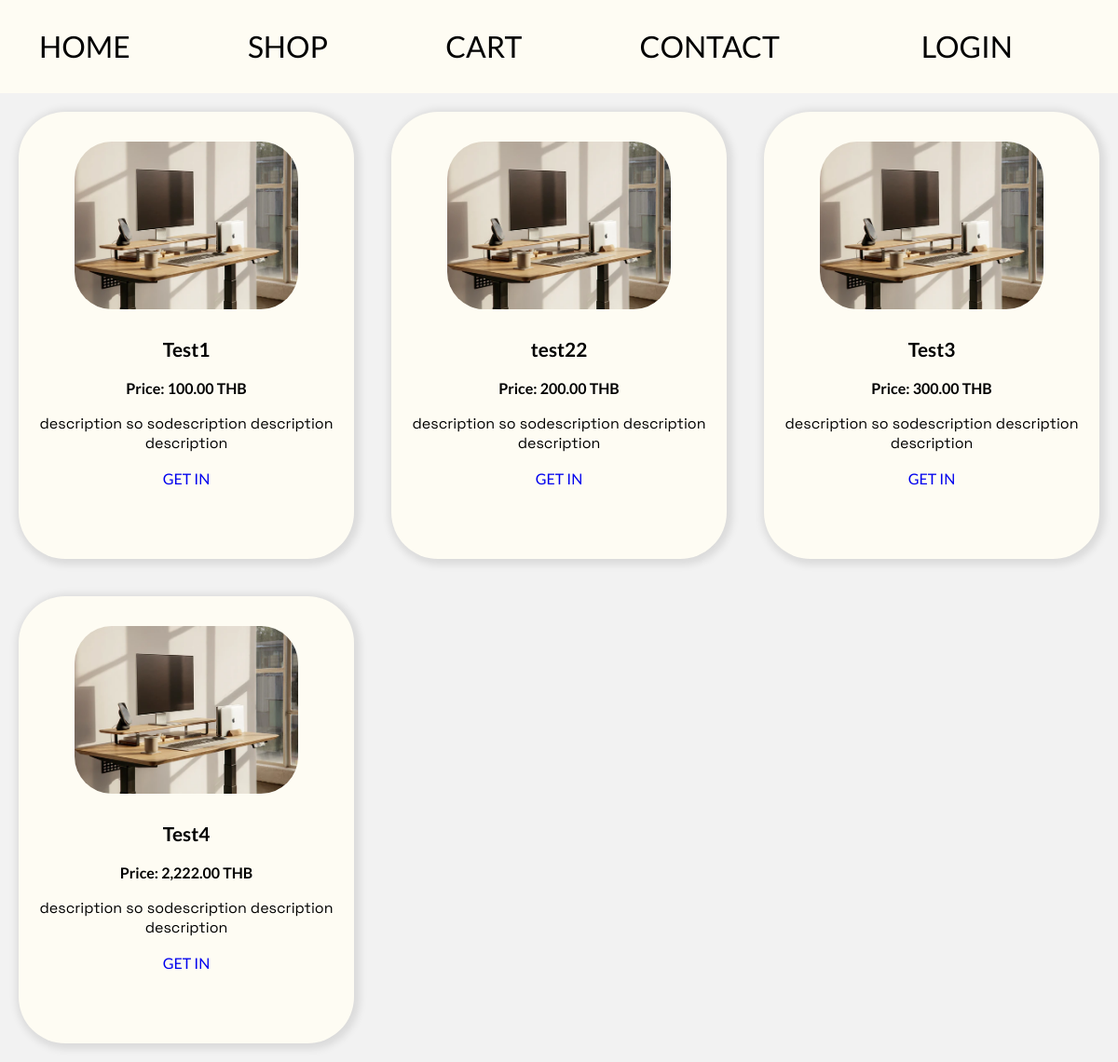
The page /shop.php on the database its author committed.
### tables this page shows
CREATE TABLE `product` (
  `id` int(11) NOT NULL,
  `product_name` varchar(20) NOT NULL,
  `product_price` int(20) NOT NULL,
  `product_desc` varchar(500) NOT NULL,
  `code` varchar(255) NOT NULL,
  `city` varchar(255) NOT NULL,
  `img` longblob NOT NULL,
  `vendor` varchar(500) NOT NULL
);

### shop.php (the view, shortened to what this page needs)
<?php
require "header_index.php";
?>
<html>
    <head>
<link rel="stylesheet" href="css/shop.css">
    </head>
    <body>
        <main>
            <?php
            $query = "SELECT * FROM product order by id ASC  ";
            $result = mysqli_query($connect, $query);
            while($row =mysqli_fetch_assoc($result)){?>
            <div class="product-box">
                <img src="image/1.webp" alt="">
                <h1> <?php echo$row['product_name']; ?></h1>
                <div class="price"> Price: <?php echo number_format($row['product_price'],2)?> THB</div>
                <div class="desc">description
                    so sodescription description description</div>
                    <div class="add"><a href="product.php?id=<?php echo$row['id'] ?>">GET IN</a></div>
            </div><?php } ?>
        </main>
    </body>
</html>

### header_index.php (shortened to what this page needs)
<html>
    <head>
    <link rel="stylesheet" href="css/header_indexx.css">
    <link rel="stylesheet" href="header_indexx.css">
    </head>
    <form action="#">
        <body>
            <header >
            <nav>
                <ul>
                <li><a  class="active" href="Homepage.php">HOME</a></li>
                <li><a class="active"href="shop.php">SHOP</a></li>
                <li><a href="cart.php?id=0&action=non">CART</a></li>
                <li><a class="active" href="contact.php">CONTACT</a></li>
                    <li><a href="#">
                    <?php
                    if(isset($_SESSION['username'])){
                    echo "<li><a href='profile.php'> Profile";
                    echo "</a></li>";
                    }
                    else{
                        echo "<a href='login.php'>LOGIN</a>";
                    }
                    ?>
                </a></li>
                </ul>
            </header>
        </body>
    </form>
</html>

### css/header_indexx.css (style rules this page uses)
body { background-color: #F2F2F2; font-family: 'Space Grotesk', sans-serif; height: 10vh; }
* { padding: 0; margin: 0; text-decoration: none; list-style: none; box-sizing: border-box; }
nav { background: #FEFCF3; height: 100px; width: 100%; }
nav ul { float: right; margin-right: 50px; justify-content: space-around; display: flex; }
nav ul li { display: inline-block; line-height: 200px; margin: -50px 50px; font-weight: 400; font-size: 2rem; list-style: none; }
nav ul li a { color: black; padding: 7px 13px; border-radius: 3px; text-transform: uppercase; }

### css/shop.css (style rules this page uses)
* { font-family: 'Lato', sans-serif; margin: 0; box-sizing: border-box; }
main { display: grid; grid-template-columns: 1fr 1fr 1fr; animation: fadeIn 2s ; }
.product-box { display: flex; flex-direction: column; min-height: 60vh; align-items: center; background-color: #FEFCF3; border-radius: 50px; margin: 5%; box-shadow: 2px 2px 8px 4px rgba(0, 0, 0, 0.1); }
img { max-width: 20vw; max-height:auto; margin-top: 2rem; animation: fadeIn 5s ; border-radius: 40px; }
h1 { margin-top: 30px; font-size: 3rem; font-size: 1.3rem; text-align: center; animation: fadeIntext 5s ; }
.price { margin-top: 20px; font-weight: 600; animation: fadeIntext 5s ; }
.desc { margin-top: 5%; font-family: 'Space Grotesk', sans-serif; text-align: start; animation: fadeIntext 5s ; text-align: center; }
.add { margin-top: 5%; animation: fadeIntext 6s ; }

### rows shown on the page
product: product_name "Test1", product_price "100.00"
product: product_name "test22", product_price "200.00"
product: product_name "Test3", product_price "300.00"
product: product_name "Test4", product_price "2,222.00"
